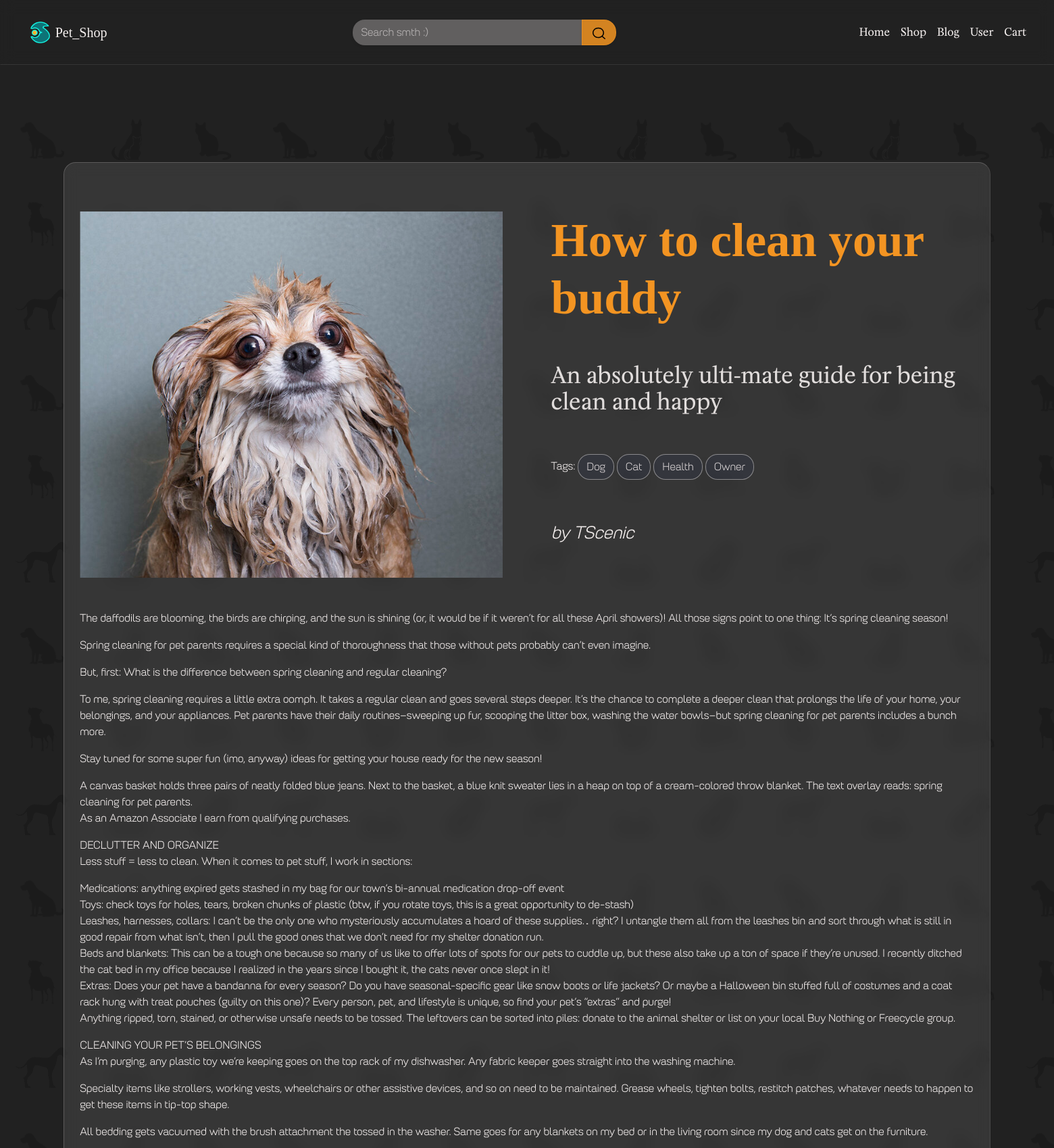
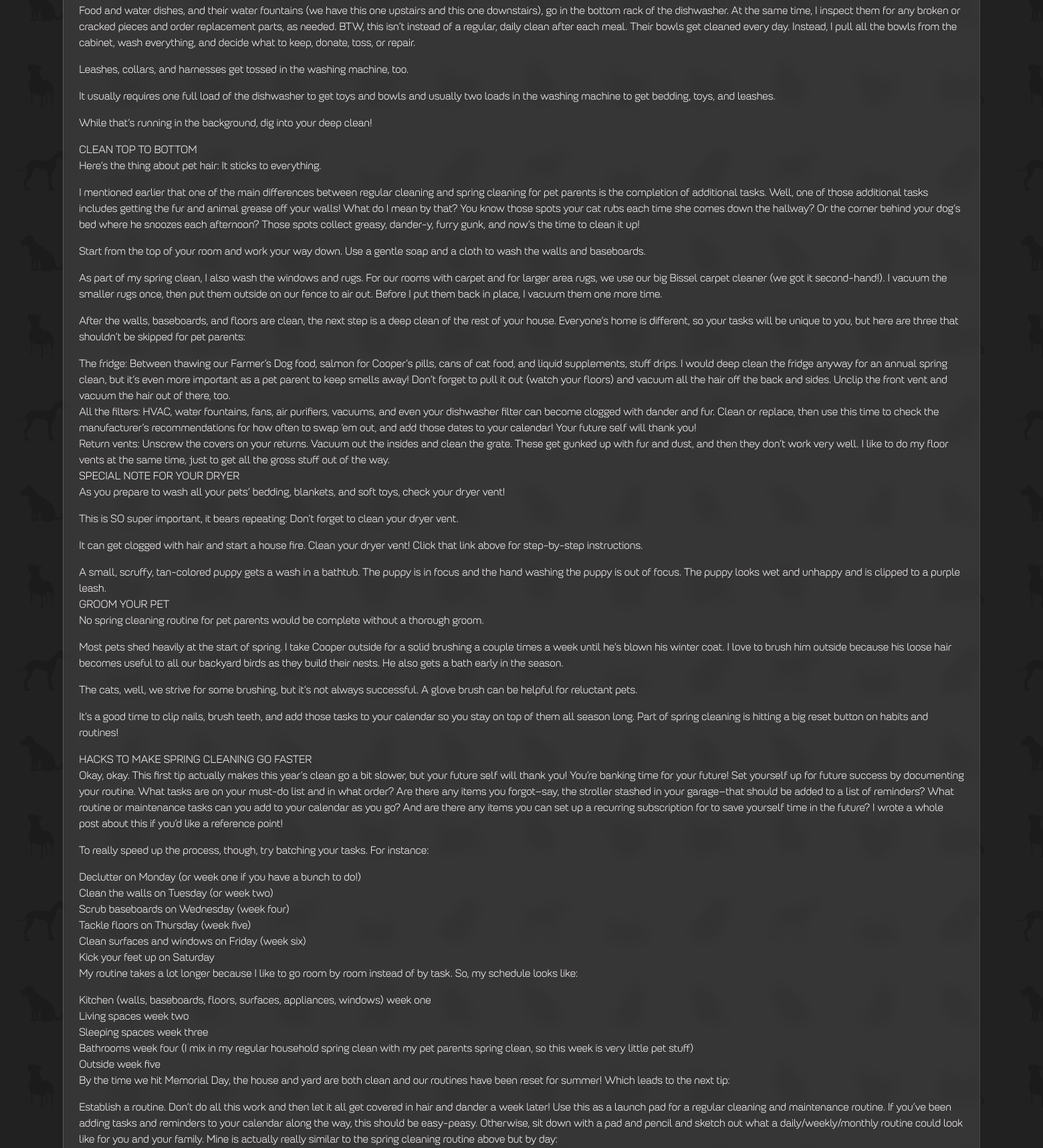
The page /blog/how-to-clean-your-buddy/ (upper part) on the database its author committed (2 pictures, top to bottom).
### Blog/models.py (models this page shows, shortened)
class Post(models.Model):
    class Status(models.IntegerChoices):
        DRAFT = 0, 'Draft'
        PUBLISHED = 1, 'Published'
    author = models.ForeignKey(User, on_delete=models.CASCADE, related_name='author')
    title = models.CharField(max_length=50, db_index=True)
    slug = models.SlugField(max_length=75, unique=True, db_index=True, verbose_name='URL')
    main_photo = models.ImageField(upload_to='blog_photos/%Y/%m/%d',
                                   blank=True, verbose_name='Main photo')
    summary = models.TextField(max_length=255, db_index=True)
    content = models.TextField(db_index=True)
    time_create = models.DateTimeField(auto_now_add=True)
    time_updated = models.DateTimeField(auto_now=True)
    is_published = models.BooleanField(default=False)
    tags = models.ManyToManyField('PostTag', blank=True, related_name='tags')
    objects = models.Manager()
    published = PublishedManager()
    class Meta:
        ordering = ['-time_create']
        indexes = [
            models.Index(fields=['-time_create'])
        ]

class PostTag(models.Model):
    tag_name = models.CharField(max_length=20, unique=True, db_index=True, verbose_name='Tag')
    tag_slug = models.SlugField(max_length=20, unique=True, verbose_name='URL')

### User/models.py (models this page shows, shortened)
class User(AbstractUser):
    profile_photo = models.ImageField(upload_to='avatars/%Y/%m/%d', blank=True,
                                      default='Images/default_avatar.webp',
                                      verbose_name='Avatar')
    user_slug = models.SlugField(unique=True)

### Blog/views.py (the view)
# urls.py: path('blog/<slug:slug>/', views.PostView.as_view(), name='post'),
class PostView(DetailView):
    model = Post
    template_name = 'Blog/Post.html'
    context_object_name = 'post'
    slug_url_kwarg = 'slug'
    def get_context_data(self, *, object_list=None, **kwargs):
        context = super().get_context_data(**kwargs)
        context['tagz'] = [t for t in context['post'].tags.all()]
        context['title'] = context['post'].title
        return context
    def get_object(self, queryset=None):
        return get_object_or_404(Post.published, slug=self.kwargs[self.slug_url_kwarg])

### Blog/models.py (called while the page is built)
    def get_queryset(self):
        return super().get_queryset().filter(is_published=Post.Status.PUBLISHED)

### Blog/templates/Blog/Post.html
{% extends 'base.html' %}
{% block content %}
    <div class="main_container mt-5">
        <div class="mt-5">
            <div class="clearfix back-drop blog_post pt-5">
                <div class="row">
                    <div class="col-lg-6 d-flex justify-content-center">
                        {% if post.main_photo %}
                        <img src='{{ post.main_photo.url }}' class="text-center blog_main_image" alt="...">
                        {% endif %}
                    </div>
                    <div class="col-lg-6">
                        <h1 class='blog_body blog-title'>{{ post.title }}</h1>
                        <h3 class="blog_body blog_summary">{{ post.summary }}</h3>
                        <p class="blog_body">
                            {% if tagz %}
                                Tags:
                                {% for t in tagz %}
                                    <a href="/tag/{{ t.tag_slug }}/" class="btn">{{ t.tag_name }}</a>
                                {% endfor %}
                            {% endif %}
                        </p>
                    <h4 class="blog_body blog_author"> by {{ post.author.username }} </h4>
                    </div>
                </div>
                <div class="blog_body blog_content">
                    {{ post.content|linebreaks }}
                </div>
            </div>
        </div>
    </div>
{% endblock %}

### static/css/skin_default.css (style rules this page uses)
body { background-color: #212121; color: rgb(244, 239, 238); }
h1 { color: rgb(243, 148, 34); }
h3 { color: rgba(244, 239, 238, 0.9); }
a { color: rgba(13, 115, 119, 1) }
.back-drop { backdrop-filter: blur(10px); }
.blog_post { background-color: rgba(244, 239, 238, 0.1); border-top-color: rgba(244, 239, 238, 0.2); border-left-color: rgba(244, 239, 238, 0.2); border-right-color: rgba(244, 239, 238, 0.1); border-bottom-color: rgba(244, 239, 238, 0.1); }
.btn { --bs-btn-color: rgba(244, 239, 238, .85); --bs-btn-bg: rgba(41, 58, 128, .1); --bs-btn-border-color: rgba(244, 239, 238, .45); --bs-btn-hover-bg: rgba(83, 126, 197, .05); --bs-btn-hover-color: #D2FFFA; --bs-btn-hover-border-color: rgba(244, 239, 238, .45); --bs-btn-active-color: rgba(244, 239, 238, .45); --bs-btn-active-bg: rgba(41, 58, 128, .2); --bs-btn-disabled-bg: none; --bs-btn-disabled-color: rgba(41, 58, 128); --bs-btn-disabled-border-color: rgba(41, 58, 128); border-radius: 1.125rem; }

### rows shown on the page
Post: main_photo (picture), title "How to clean your buddy", summary "An absolutely ulti-mate guide for being clean and happy", author.username "TScenic", content "The daffodils are blooming, the birds are chirping, and the sun is shining (or, it would be if it weren’t for all these April showers)! All those signs point to one thing: It’s spring cleaning season! Spring cleaning for pet parents requires a special kind of thoroughness that those without pets probably can’t even imagine. But, first: What is the difference between spring cleaning and regular cleaning? To me, spring cleaning requires a little extra oomph. It takes a regular clean and goes several steps deeper. It’s the chance to complete a deeper clean that prolongs the life of your home, your belongings, and your appliances. Pet parents have their daily routines–sweeping up fur, scooping…"
PostTag: tag_name "Dog"
PostTag: tag_name "Cat"
PostTag: tag_name "Health"
PostTag: tag_name "Owner"
